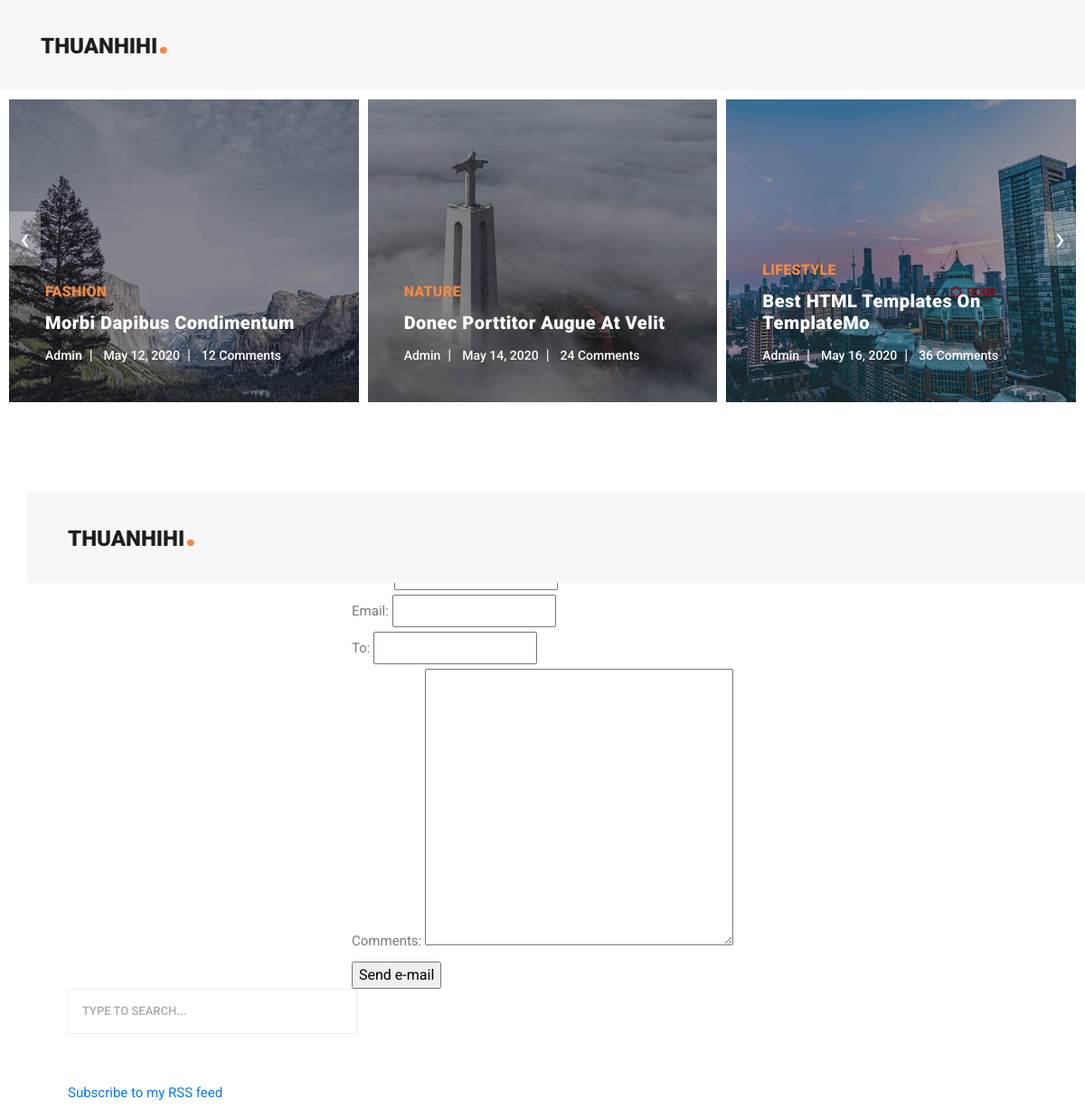
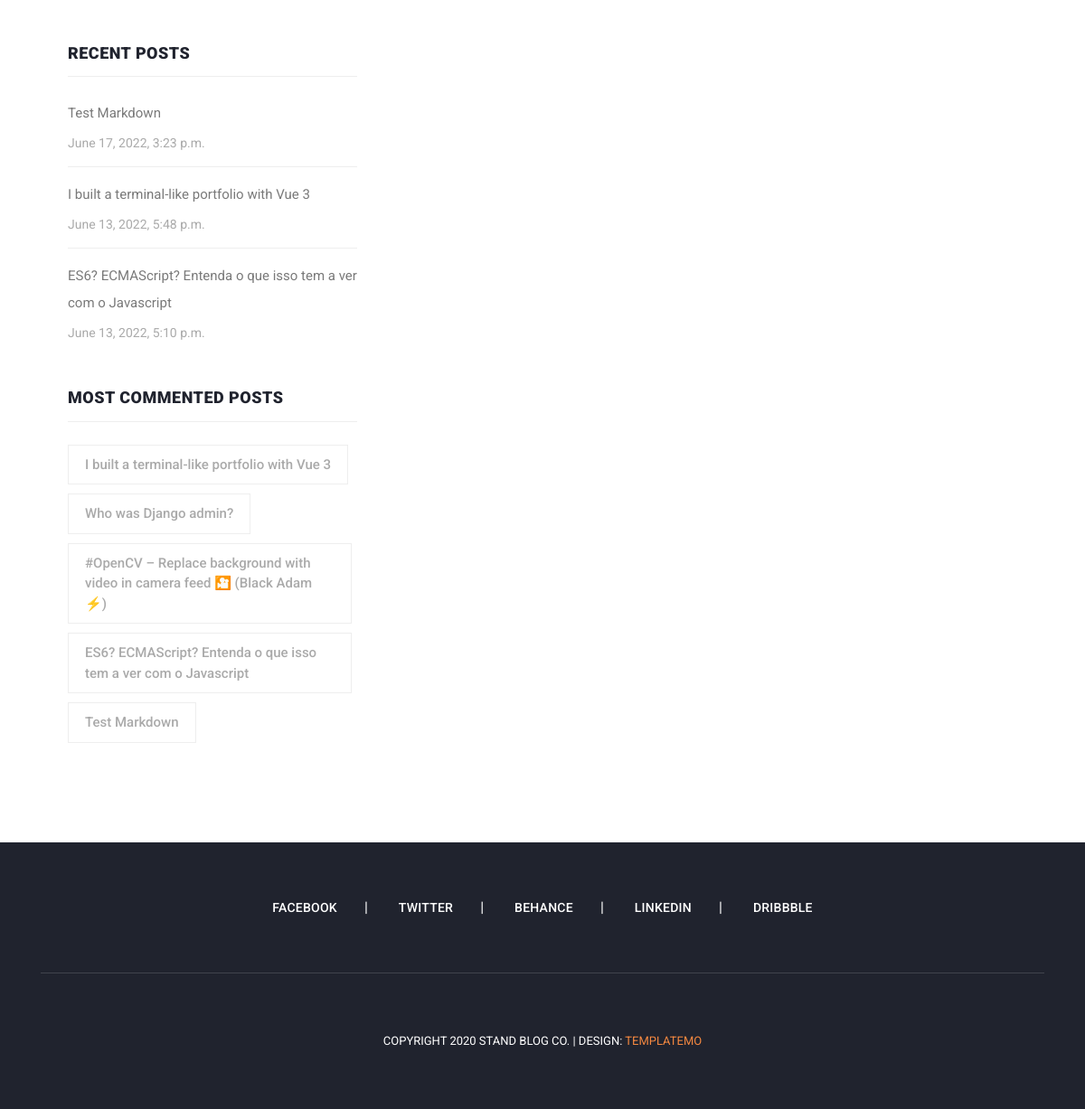
Screenshot of /4/share/ with the database file from the repository (2 pictures, top to bottom).
### blog/models.py (models this page shows, shortened)
class Post(models.Model):
    STATUS_CHOICE = (
        ('draft', 'Draft'),
        ('published', 'Published')
    )
    title = models.CharField(max_length=250)
    slug = models.SlugField(max_length=250, unique_for_date='publish')
    author = models.ForeignKey(User, on_delete=models.CASCADE,
                               related_name='blog_posts')
    body = models.TextField()
    publish = models.DateTimeField(default=timezone.now)
    created = models.DateTimeField(auto_now_add=True)
    updated = models.DateTimeField(auto_now=True)
    status = models.CharField(
        max_length=50, choices=STATUS_CHOICE, default='draft')
    objects = models.Manager()
    published = PublishedManager()
    tags = TaggableManager()
    class Meta:
        ordering = ('-publish',)
    def get_absolute_url(self):
        return reverse('blog:post_detail',
                       args=[
                           self.slug
                       ])

### blog/views.py (the view)
# urls.py: path('<int:post_id>/share/', views.post_share, name='post_share'),
def post_share(request, post_id):
    post = get_object_or_404(Post, id=post_id, status='published')
    sent = False
    try:
        if request.method == 'POST':
            print('aa: ', request.body)
            form = EmailPostForm(request.POST)
            if form.is_valid():
                cd = form.cleaned_data
                post_url = request.build_absolute_uri(post.get_absolute_url())
                subject = f"{cd['name']} recommends you read {post.title}"
                message = f"Read {post.title} at {post_url} \n\n {cd['name']} comments: {cd['comments']}"
                send_mail(subject, message, 'admin@myblog.com', [cd['to']])
                sent = True
        else:
            form = EmailPostForm()
    except ConnectionRefusedError as e:
        print('error: ', e)
    return render(request, 'blog/post/share.html', {
        'post': post,
        'form': form,
        'sent': sent
    })

### blog/forms.py
class EmailPostForm(forms.Form):
    name = forms.CharField(max_length=50)
    email = forms.EmailField()
    to = forms.EmailField()
    comments = forms.CharField(required=False, widget=forms.Textarea)

### blog/models.py (called while the page is built)
    def get_queryset(self):
        return super(PublishedManager, self).get_queryset().filter(status='published')

### blog/templatetags/blog_tags.py (called while the page is built)
@register.simple_tag
def get_most_commented_posts(count=5):
    return Post.published.annotate(
        total_comments=Count('comments')
    ).order_by('-total_comments')[:count]

@register.inclusion_tag('blog/post/latest_posts.html')
def show_latest_posts(count=5):
    latest_posts = Post.published.order_by('-publish')[:count]
    return {'latest_posts': latest_posts}

### blog/templates/blog/post/share.html (shortened to what this page needs)
{% extends 'blog/base.html' %}
{% block content %}
{% include 'blog/layout/header.html' %}
<div class="container px-4 px-lg-5">
    <div class="row gx-4 gx-lg-5 justify-content-center">
      {% if sent %}
        <h1>E-mail successfully sent</h1>
        <p>
          "{{ post.title }}" was successfully sent to {{ form.cleaned_data.to }}.
        </p>
      {% else %}
        <h1>Share "{{ post.title }}" by e-mail</h1>
        <form method="post">
          {{ form.as_p }}
          <input type="submit" value="Send e-mail">
        </form>
      {% endif %}
    </div>
</div>
{% endblock content %}

### blog/templates/blog/layout/sidebar.html
{% load blog_tags %}
<div class="col-lg-4">
    <div class="sidebar">
      <div class="row">
        <div class="col-lg-12">
          <div class="sidebar-item search">
            <form id="search_form" name="gs" method="GET" action="#">
              <input type="text" name="q" class="searchText" placeholder="type to search..." autocomplete="on">
            </form>
          </div>
        </div>
        <div class="col-lg-12">
            <div class="sidebar-item recent-posts">
              <div class="sidebar-heading">
                <p>
                    <a href="{% url 'blog:post_feed' %}">Subscribe to my RSS feed</a>
                </p>
              </div>
            </div>
        </div>
        <div class="col-lg-12">
          <div class="sidebar-item recent-posts">
            <div class="sidebar-heading">
              <h2>Recent Posts</h2>
            </div>
            {% show_latest_posts 3 %}
          </div>
        </div>
        <div class="col-lg-12">
          <div class="sidebar-item tags">
            <div class="sidebar-heading">
              <h2>Most commented posts</h2>
            </div>
            <div class="content">
                {% get_most_commented_posts as most_commented_posts %}
                <ul>
                    {% for post in most_commented_posts %}
                      <li>
                        <a href="{{ post.get_absolute_url }}">{{ post.title }}</a>
                      </li>
                    {% endfor %}
                </ul>
            </div>
          </div>
        </div>
      </div>
    </div>
  </div>

### blog/templates/blog/post/latest_posts.html
<div class="content">
  <ul>
    {% for post in latest_posts %}
    <li><a href="{{ post.get_absolute_url }}">
      <p>{{ post.title }}</p>
      <span>{{post.created}}</span>
    </a></li>
  {% endfor %}
  </ul>
</div>

### blog/static/blog/assets/css/templatemo-stand-blog.css (style rules this page uses)
body { font-family: 'Roboto', sans-serif; overflow-x: hidden; text-rendering: optimizeLegibility; -webkit-font-smoothing: antialiased; -moz-osx-font-smoothing: grayscale; }
p { margin-bottom: 0px; font-size: 15px; font-weight: 400; color: #7a7a7a; line-height: 30px; }
ul { padding: 0; margin: 0; list-style: none; }
h1, h2, h3, h4, h5, h6 { margin: 0px; }
.blog-posts .sidebar-heading h2 { font-size: 18px; text-transform: uppercase; font-weight: 900; letter-spacing: 0.5px; color: #20232e; border-bottom: 1px solid #eee; padding-bottom: 15px; margin-bottom: 25px; }
.sidebar { margin-left: 30px; }
.sidebar .sidebar-item { margin-top: 50px; }
.sidebar .search { margin-top: 0px; }
.sidebar .sidebar-heading h2 { font-size: 18px; text-transform: uppercase; font-weight: 900; letter-spacing: 0.5px; color: #20232e; border-bottom: 1px solid #eee; padding-bottom: 15px; margin-bottom: 25px; }
.sidebar .search input { width: 100%; height: 50px; border: 1px solid #eee; font-size: 13px; text-transform: uppercase; font-weight: 500; color: #7a7a7a; outline: none; padding: 0px 15px; }
.sidebar .search input::placeholder { color: #aaa; }
.sidebar .recent-posts ul li { margin-bottom: 15px; padding-bottom: 15px; border-bottom: 1px solid #eee; }
.sidebar .recent-posts ul li:last-child { margin-bottom: 0px; padding-bottom: 0px; border-bottom: none; }
.sidebar .recent-posts ul li span { display: block; font-size: 14px; color: #aaa; margin-top: 8px; }
.sidebar .tags ul li { margin-right: 6px; display: inline-block; }
.sidebar .tags ul li { margin-bottom: 10px; }
.sidebar .tags ul li a { font-size: 15px; font-weight: 500; color: #aaa; display: inline-block; border: 1px solid #eee; padding: 10px 18px; transition: all .3s; }

### rows the page displays
Post: title "Test Markdown", created "June 17, 2022, 3:23 p.m."
Post: title "I built a terminal-like portfolio with Vue 3", created "June 13, 2022, 5:48 p.m."
Post: title "ES6? ECMAScript? Entenda o que isso tem a ver com o Javascript", created "June 13, 2022, 5:10 p.m."
Post: title "Who was Django admin?"
Post: title "#OpenCV – Replace background with video in camera feed 🎦 (Black Adam ⚡)"
